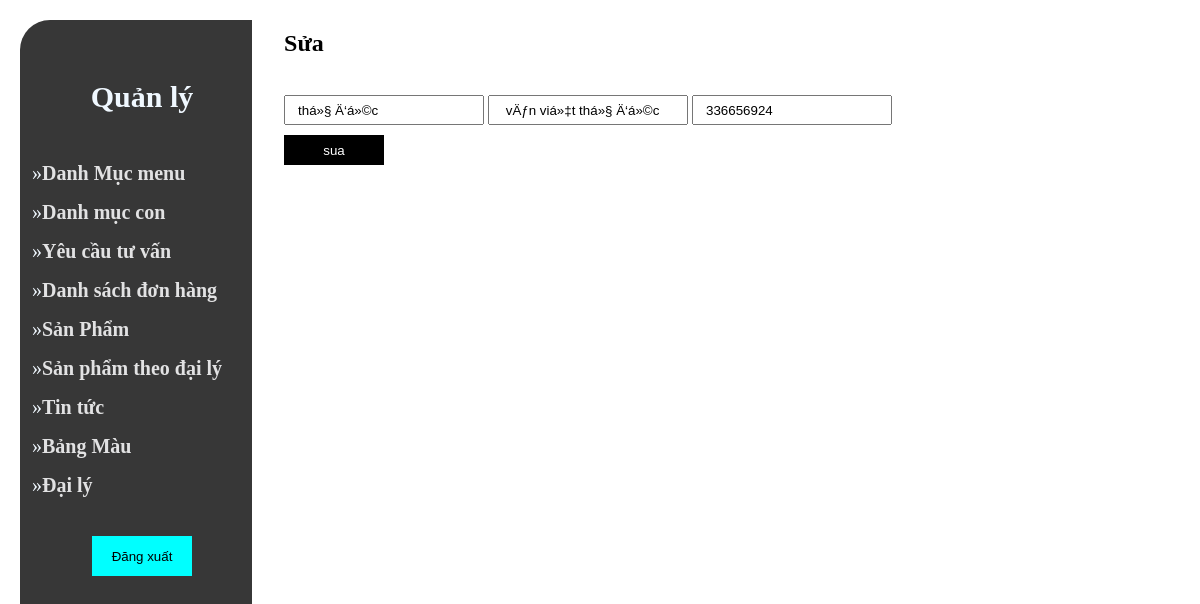
The app's page /admin/agencyupdate.php?agency_id=3 with its own data.
### tables this page shows
CREATE TABLE IF NOT EXISTS `agency` (
  `agency_id` int(11) NOT NULL AUTO_INCREMENT,
  `agency_adress` varchar(250) NOT NULL,
  `agency_provine` varchar(50) NOT NULL,
  `agency_phone` decimal(14,0) NOT NULL,
  PRIMARY KEY (`agency_id`)
);

### admin/database.php (called while the page is built, shortened)
<?php
class Database
{
    public $host =DB_HOST;
    public $user = DB_USER;
    public $pass = DB_PASS;
    public $dbname = DB_NAME;
    public $link;
private function connectDB(){
    $this->link = new mysqli($this->host, $this->user, $this-> pass, $this->dbname);
}
public function select($query)
{
    $result = $this->link->query($query) or
    die($this->link->error.__LINE__);
    if($result->num_rows > 0)
    {
        return $result;
    }
    else
    {
        return false;
    }
}
}
?>

### admin/class/agency.php (called while the page is built, shortened)
<?php
include "database.php";
?>
<?php
class Agency
{
    private $db;
    public function __construct()
    {
        $this -> db = new Database();
    }
    public function Get_admin($show)
    {
        $query = "SELECT * FROM  agency WHERE agency_id ='$show'";
        $result = $this->db->select($query);
        return $result;
    }
}
?>

### admin/agencyupdate.php (the view, shortened to what this page needs)
<?php
include "header.php";
include "slider.php";
include "class/agency.php";
?>
<?php
$admin = new Agency;
$show = $_GET['agency_id'];
$show = $admin -> Get_admin($show);
        ?>
<div class="admin_content_right">
                <div class="admin_content_right_cateroty_add">
                    <h1>Sửa</h1>
                    <br>
                    <form action=" " method="post">
                        <?php
                        if($show)
                        {
                            $resultA = $show -> fetch_assoc();
                        ?>
                    <input  name="id" type="tetx"  value="<?php echo $resultA['agency_provine'] ?>">
                       <input required name="name" type="tetx"  value="<?php echo $resultA['agency_adress'] ?>">
                       <input required name="status" type="tetx"  value="<?php echo $resultA['agency_phone'] ?>">
                       <?php
                                               }
                                               ?>
                        <button type="submit">sua</button>
                    </form>
                </div>
        </div>
    </section>
</body>
</html>

### admin/style.css (style rules this page uses)
* { max-width: 100%; margin: 0; padding: 0; box-sizing: border-box; outline: none; }
.admin_content_right { width: 80%; padding: 30px 30px 0 12px; }
.admin_content_right_cateroty_add input { height: 30px; width: 200px; padding-left: 12px; margin-top: 20px; }
.admin_content_right_cateroty_add button { display: block; margin-top: 10px; height: 30px; width: 100px; cursor: pointer; background-color: black; border: none; color: white; transition: all 2s ease; }

### records on screen
agency: id "thá»§ Ä‘á»©c", name "vÄƒn viá»‡t thá»§ Ä‘á»©c", status "336656924"
